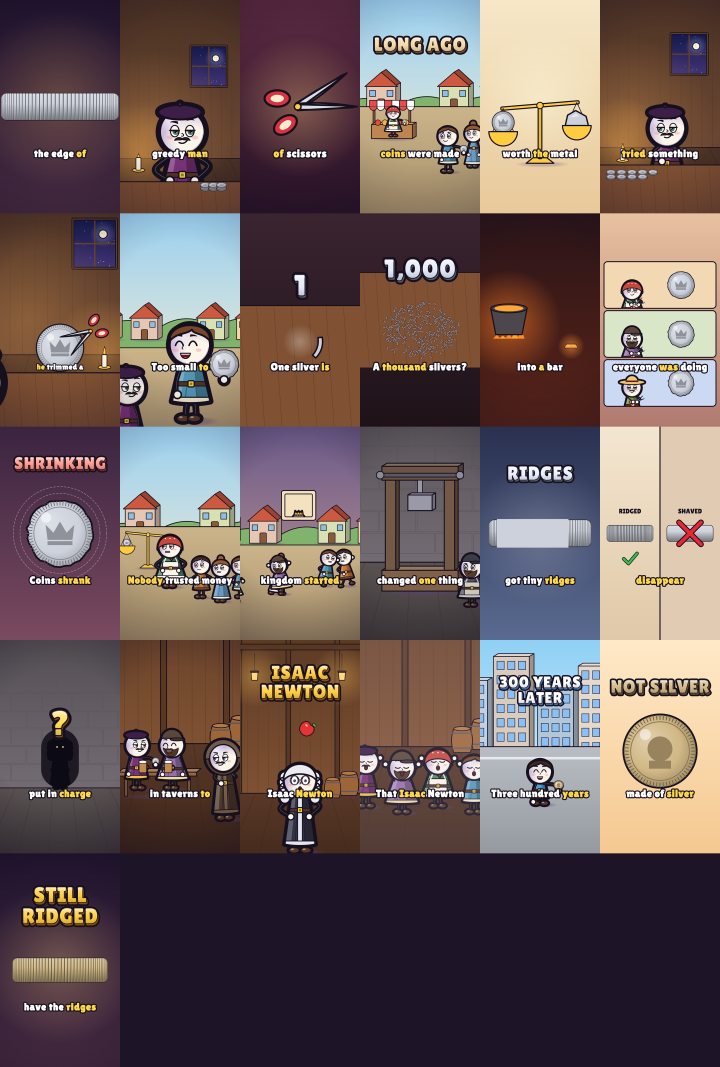
#> input picture STORY_LAB/renders/coin_ridges_qc.png, 2160 x 3200 px (shown at 1/3 size)
$ python -i bgs2.py   (imports and definitions only)
#> lines starting #> are read from the running program, lines starting #| are printed output that depends on the picture; after the words box and inside, x2 and y2 are one past the last pixel; in counts of white or black regions, pixels touching at a corner belong together
#> further down, picture is the input picture: PIL image 2160x3200 RGB; mean R, G, B 109.6, 92.2, 90.4
"""City backgrounds (procedural PLACEHOLDERS) for the highway/Braess story."""
import math, random
from PIL import Image, ImageDraw, ImageFilter

DW, DH = 1440, 2560
BW, BH = int(DW * 1.14), int(DH * 1.14)
_c = {}


def lerp(a, b, t): return tuple(int(a[i] + (b[i] - a[i]) * t) for i in range(3))


def vg(g, y0, y1, c0, c1):
    for y in range(int(y0), int(y1)): g.line([(0, y), (BW, y)], fill=lerp(c0, c1, (y - y0) / max(1, y1 - y0)))


def vig(im, s=120):
#> called with s = 120
    v = Image.new("L", im.size, 0)
#> v: PIL image 2160x3200 L; every value is 0
    ImageDraw.Draw(v).ellipse([-im.width * 0.25, -im.height * 0.08, im.width * 1.25, im.height * 1.08], fill=255)
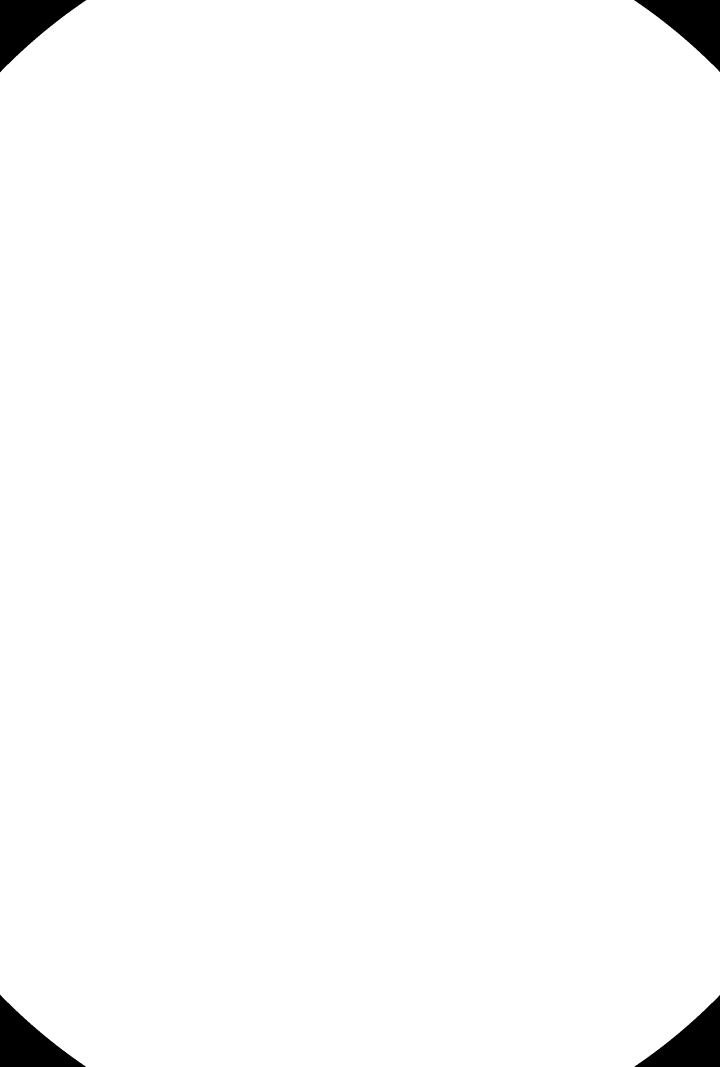
#> v: PIL image 2160x3200 L (shown at 1/3 size); 98.5% white; 4 black regions, box (x1, y1, x2, y2) and area: (0, 0, 259, 217) 26208, (1902, 0, 2160, 216) 25991, (0, 2984, 257, 3200) 25949, (1904, 2985, 2160, 3200) 25733
    v = v.filter(ImageFilter.GaussianBlur(280))
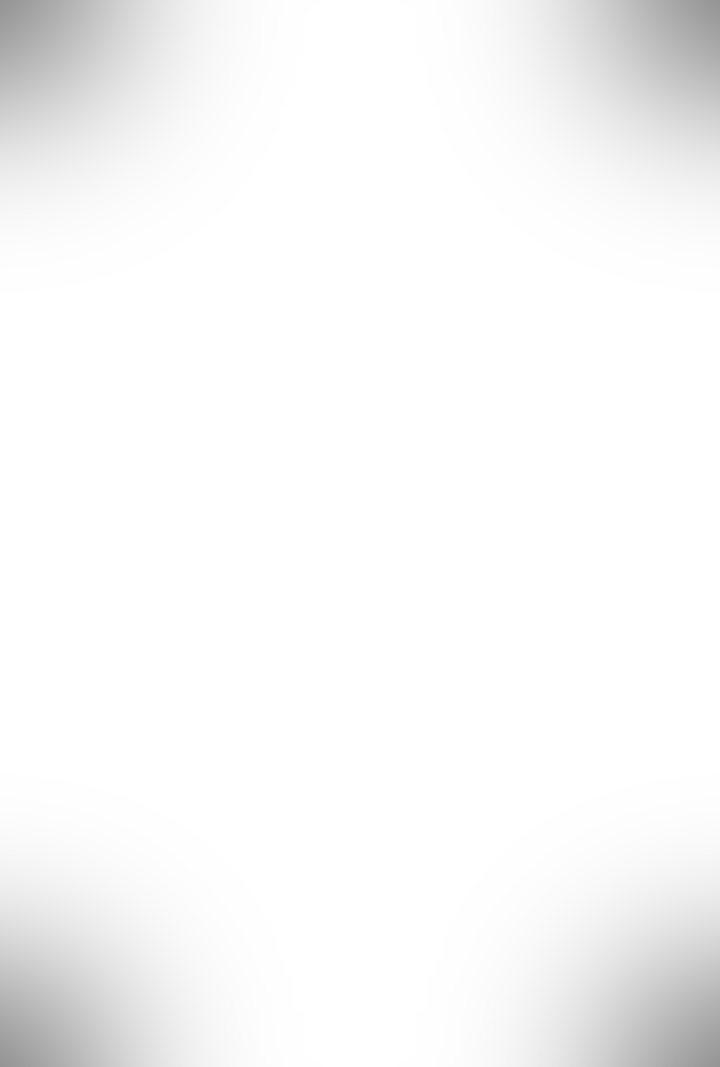
#> v: PIL image 2160x3200 L (shown at 1/3 size); min 148, max 255, mean 247.9
    return Image.composite(im, Image.new("RGB", im.size, (14, 12, 20)), v.point(lambda p: s + p * (255 - s) // 255))


# [67 lines left out: functions skyline, road, make, not called in this run]


def get(name):
    if name not in _c: _c[name] = make(name)
    return _c[name]

>>> from PIL import Image
>>> picture = Image.open('../STORY_LAB/renders/coin_ridges_qc.png')
>>> result = vig(picture)
